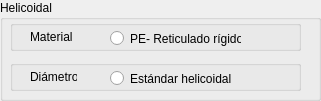
      <widget class="QGroupBox" name="gbhelicoidal">
       <property name="geometry">
        <rect>
         <x>650</x>
         <y>460</y>
         <width>321</width>
         <height>101</height>
        </rect>
       </property>
       <property name="title">
        <string>Helicoidal</string>
       </property>
       <widget class="QGroupBox" name="gbmaterialh">
        <property name="geometry">
         <rect>
          <x>10</x>
          <y>20</y>
          <width>291</width>
          <height>31</height>
         </rect>
        </property>
        <property name="title">
         <string/>
        </property>
        <widget class="QLabel" name="lbmaterial_4">
         <property name="geometry">
          <rect>
           <x>20</x>
           <y>10</y>
           <width>47</width>
           <height>13</height>
          </rect>
         </property>
         <property name="text">
          <string>Material</string>
         </property>
        </widget>
        <widget class="QRadioButton" name="rbpe100_3">
         <property name="geometry">
          <rect>
           <x>100</x>
           <y>10</y>
           <width>131</width>
           <height>17</height>
          </rect>
         </property>
         <property name="text">
          <string>PE- Reticulado rígido</string>
         </property>
         <property name="autoExclusive">
          <bool>true</bool>
         </property>
        </widget>
       </widget>
       <widget class="QGroupBox" name="gbdiametroh">
        <property name="geometry">
         <rect>
          <x>10</x>
          <y>60</y>
          <width>291</width>
          <height>31</height>
         </rect>
        </property>
        <property name="title">
         <string/>
        </property>
        <widget class="QLabel" name="lbdiametro_3">
         <property name="geometry">
          <rect>
           <x>20</x>
           <y>10</y>
           <width>47</width>
           <height>13</height>
          </rect>
         </property>
         <property name="text">
          <string>Diámetro</string>
         </property>
        </widget>
        <widget class="QRadioButton" name="rb32mm_3">
         <property name="geometry">
          <rect>
           <x>100</x>
           <y>10</y>
           <width>121</width>
           <height>17</height>
          </rect>
         </property>
         <property name="text">
          <string>Estándar helicoidal</string>
         </property>
         <property name="autoExclusive">
          <bool>true</bool>
         </property>
        </widget>
       </widget>
      </widget>
